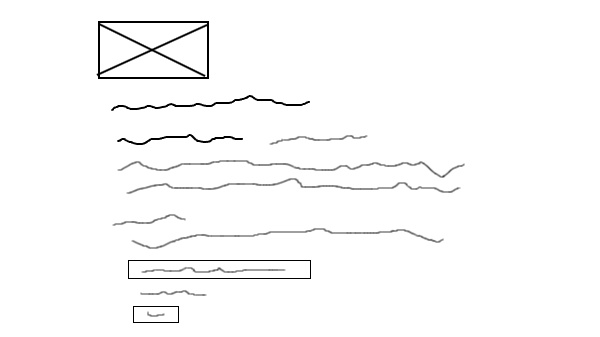
#> input picture dataset_sketch2webpage/1002_0.jpg, 600 x 337 px, found by its file name; its folder holds 4 pictures in this run
$ jupyter execute --allow-errors 'sketch2webpage-controlnet original preprocess.ipynb'
#> lines starting #> are read from the running program, lines starting #| are printed output that depends on the picture
[cell 1]
import os
import matplotlib.pyplot as plt
from PIL import Image, ImageEnhance
import pandas as pd

# Loading the pairs for Sketch2Code

#> (a cell that did not finish here is left out)

#> (a cell that did not finish here is left out)

# Converts the original .png images into .jpeg format

[cell 4]
src_dir = "/kaggle/input/sketch2code-dataset-v1-cleaned/sketch2code_dataset_v1_cleaned"
dst_dir = "/kaggle/working/dataset_sketch2webpage"

os.makedirs(dst_dir, exist_ok=True)

valid_exts = (".png", ".jpg", ".jpeg")

#> (the rest of this cell did not finish here and is left out)

[cell 5]
rgb_img = Image.open("/kaggle/working/dataset_sketch2webpage/1002_0.jpg")
#> rgb_img is the input picture: PIL image 600x337 RGB; min 0, max 255, mean 250.4

[cell 6]
plt.imshow(rgb_img)
plt.axis("off")
plt.title("RGB Image")
plt.show()

[cell 7]
import os
from datasets import Dataset, Features, Image as HFImage, Value

thermal_dir = "/kaggle/working/dataset_sketch2webpage"
rgb_dir = "/kaggle/working/dataset_sketch2webpage"

[cell 8]
def gen():
    # for idx, fname in enumerate(names):
    for idx, row in pairs.iterrows():
        # print(row)
        thermal_path = os.path.join(thermal_dir, row['sketches']).replace(".png", ".jpeg")
        rgb_path = os.path.join(rgb_dir, row['originals']).replace(".png", ".jpg")

        yield {
            "conditioning_image": thermal_path,
            "image": rgb_path,
            "prompt": "",
        }

#> (the rest of this cell did not finish here and is left out)

#> (a cell that did not finish here is left out)

[cell 10]
paths = [
    "dataset_sketch2webpage/10018_0.jpeg",
    "dataset_sketch2webpage/1002_0.jpeg"
]

for p in paths:
    img = Image.open(p).convert("RGB")
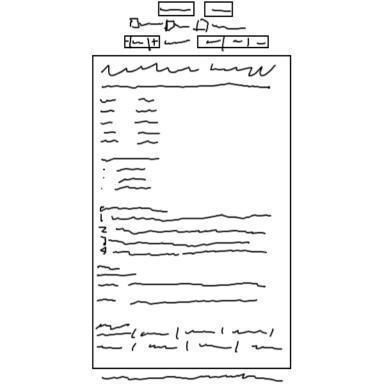
#> input picture dataset_sketch2webpage/10018_0.jpeg, 384 x 384 px
#> img is the input picture: PIL image 384x384 RGB; min 0, max 255, mean 244.3
    img = img.resize((384, 384), Image.BILINEAR)
    img.save(p)

[cell 11]
img = Image.open("dataset_sketch2webpage/1002_0.jpeg")
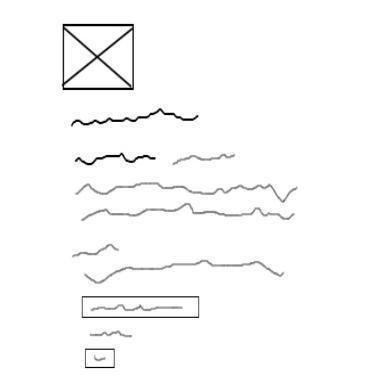
#> img: PIL image 384x384 RGB; min 0, max 255, mean 250

plt.imshow(img)
plt.axis("off")
plt.title(f"Image size: {img.size}")
plt.show()
